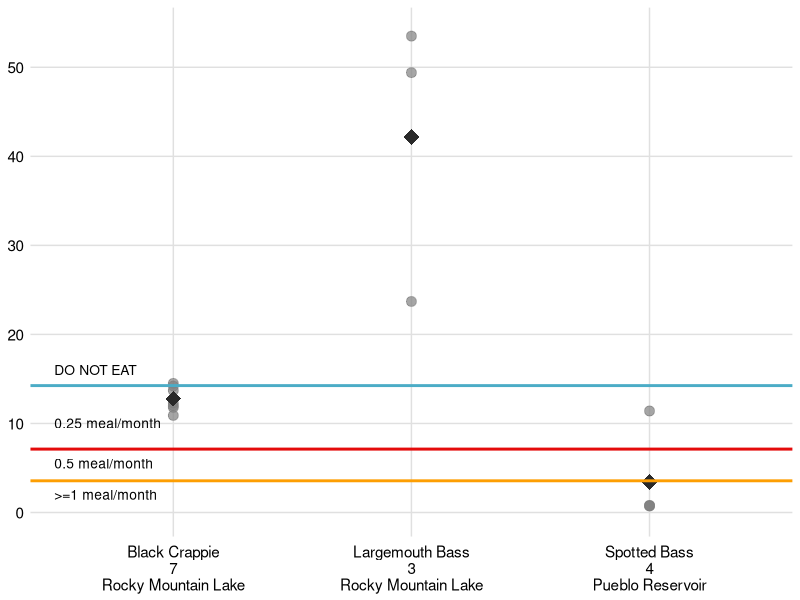
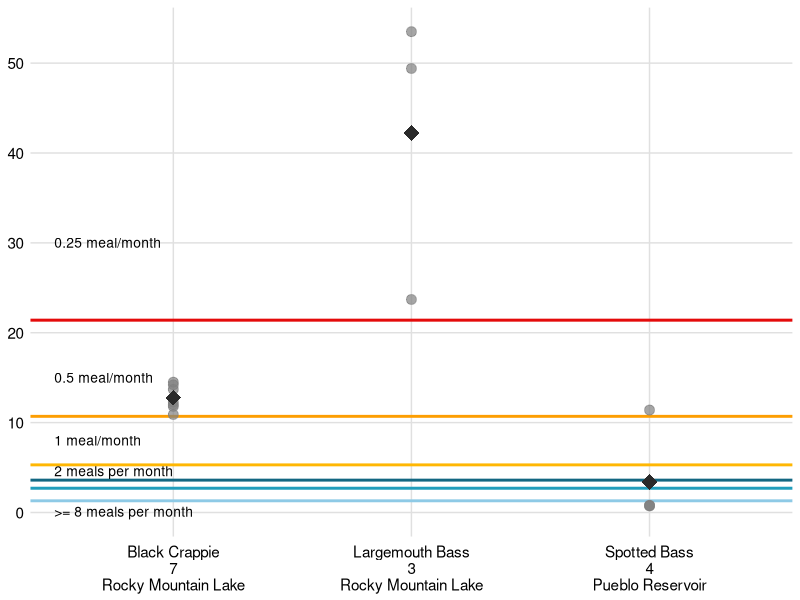
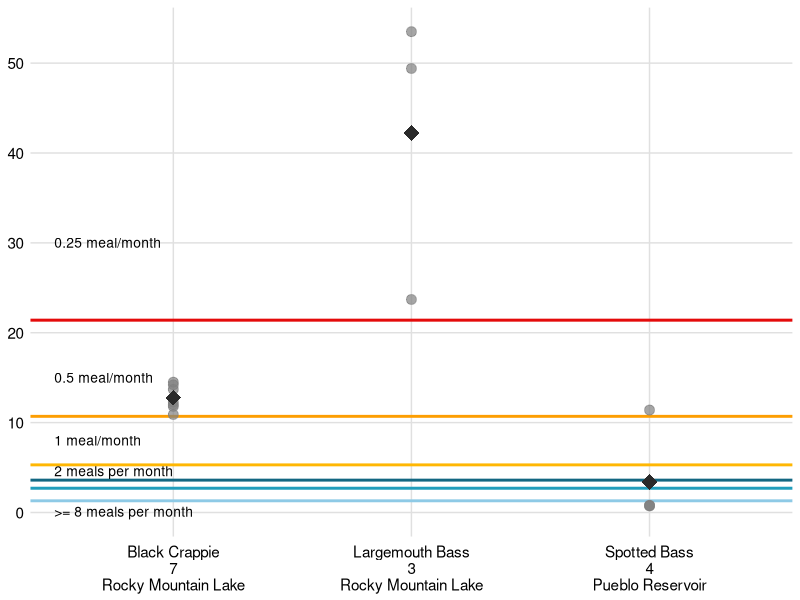

Here is the R script that generated these plots, in order:

library(ggplot2)
library(dplyr)
library(readxl)

# Importing the final dataset with TAC recommendations####

# Locate the directory
getwd()

# Import the data
PFOS_Clean_All_Data<- read_excel("03_Clean_Data/PFOS_CleanedMaster_2026.xlsx") |> filter(Analyte =="PFOS")


# TAC Plots Children ####


# Filter for the waterbodies and species with recommendations for children that need to be discussed at the TAC
# Filter for the censored data unless the discussion includes data with combined data
PFOS_SS_TAC_Children <- PFOS_Clean_All_Data %>% 
  filter((Waterbody == "Rocky Mountain Lake" &
            Species  %in% c("Black Crappie", "Largemouth Bass")) |
           (Waterbody == "Pueblo Reservoir" &
              Species == "Spotted Bass"
           )
  )

# Calculate the average concentration (result) for each species by waterbody.
PFOS_SS_TAC_Children2 <- PFOS_SS_TAC_Children %>%
  group_by(Waterbody, Species) %>%
  mutate(Average_Result = mean(Result), Num_Obs = n())



# Create a combined X-axis column with a newline character (\n)
PFOS_SS_TAC_Children2 <- PFOS_SS_TAC_Children2%>%
  mutate(x_label = paste(Species, Num_Obs, Waterbody, sep = "\n"))



ggplot(PFOS_SS_TAC_Children2, aes(x = x_label)) +
  # 1. Plot individual concentration points (blue circles)
  geom_point(aes(y = Result), color = "#808080", size = 3, alpha = 0.7) +
  
  # 2. Plot the average results (green diamonds)
  geom_point(aes(y = Average_Result), color = "#2a2a2a", shape = 18, size = 5) +
  
  # 3. Add horizontal threshold lines
  
  geom_hline(yintercept = 14.25, color = "#4BACC6", linewidth = 1) + # 0.25 meals/month
  geom_hline(yintercept = 7.12, color = "#e40b0b", linewidth = 1) + # 0.5 meal/month
  geom_hline(yintercept = 3.56, color = "#fd9e02", linewidth = 1) + # 1 meal per month
  # geom_hline(yintercept = 1.78, color = "#ffb703", linewidth = 1) + # 2 meal per month
  # geom_hline(yintercept = 1.19, color = "#126782", linewidth = 1) + # 3 meal per month
  
  
  
  # 4. Add threshold text labels on the left side
  annotate("text", x = 0.5, y = 16, label = "DO NOT EAT",  hjust = 0, size = 3.5) +
  annotate("text", x = 0.5, y = 10, label = "0.25 meal/month",  hjust = 0, size = 3.5) +
  annotate("text", x = 0.5, y = 5.5, label = "0.5 meal/month",  hjust = 0, size = 3.5) +
  annotate("text", x = 0.5, y = 2, label = ">=1 meal/month",  hjust = 0, size = 3.5) +
  # annotate("text", x = 0.5, y = 1.5, label = "2 meals per month",  hjust = 0, size = 3.5) +
  # annotate("text", x = 0.5, y = .05, label = ">=3 meals per month",  hjust = 0, size = 3.5) +
  
  
  
  # 5. Formatting axes and limits
  scale_y_continuous(limits = c(0, 54), breaks = seq(0, 54, by = 10)) +
  labs(x = NULL, y = NULL) + # Removes default axis titles to match your clean look
  
  # 6. Styling the theme to match a clean grid
  theme_minimal() +
  theme(
    panel.grid.major.x = element_line(color = "#E0E0E0"),
    panel.grid.major.y = element_line(color = "#E0E0E0"),
    panel.grid.minor = element_blank(),
    axis.text.x = element_text(size = 11, color = "black", vjust = 0.5),
    axis.text.y = element_text(size = 11, color = "black")
  )




# TAC Plots Women ####


# Filter for the waterbodies and species with recommendations for Women that need to be discussed at the TAC
# Filter for the censored data unless the discussion includes data with combined data
PFOS_SS_TAC_Women <- PFOS_Clean_All_Data  |>
  filter((Waterbody == "Rocky Mountain Lake" &
            Species  %in% c("Black Crappie", "Largemouth Bass")) |
           (Waterbody == "Pueblo Reservoir" &
              Species == "Spotted Bass"
           )
  )

# Calculate the average concentration (result) for each species by waterbody.
PFOS_SS_TAC_Women2 <- PFOS_SS_TAC_Women %>%
  group_by(Waterbody, Species) %>%
  mutate(Average_Result = mean(Result), Num_Obs = n())



# Create a combined X-axis column with a newline character (\n)
PFOS_SS_TAC_Women2 <- PFOS_SS_TAC_Women2%>%
  mutate(x_label = paste(Species, Num_Obs, Waterbody, sep = "\n"))



ggplot(PFOS_SS_TAC_Women2, aes(x = x_label)) +
  
  
  
  # 3. Add horizontal threshold lines
  
  # geom_hline(yintercept = 42.8, color = "#4BACC6", linewidth = 1) + # 0.25 meals/month
  geom_hline(yintercept = 21.4, color = "#e40b0b", linewidth = 1) + # 0.5 meal/month
  geom_hline(yintercept = 10.7, color = "#fd9e02", linewidth = 1) + # 1 meal per month
  geom_hline(yintercept = 5.3, color = "#ffb703", linewidth = 1) + # 2 meal per month
  geom_hline(yintercept = 3.6, color = "#126782", linewidth = 1) + # 3 meal per month
  geom_hline(yintercept = 2.7, color = "#219ebc", linewidth = 1) + # 4 meal per month
  geom_hline(yintercept = 1.3, color = "#8ecae6", linewidth = 1) + # 8 meal per month
  
  
  # 1. Plot individual concentration points (blue circles)
  geom_point(aes(y = Result), color = "#808080", size = 3, alpha = 0.7) +
  
  # 2. Plot the average results (green diamonds)
  geom_point(aes(y = Average_Result), color = "#2a2a2a", shape = 18, size = 5) +
  

  
  
  # 4. Add threshold text labels on the left side
  # annotate("text", x = 0.5, y = 1.20, label = "DO NOT EAT",  hjust = 0, size = 3.5) +
  annotate("text", x = 0.5, y = 30, label = "0.25 meal/month",  hjust = 0, size = 3.5) +
  annotate("text", x = 0.5, y = 15, label = "0.5 meal/month",  hjust = 0, size = 3.5) +
  annotate("text", x = 0.5, y = 8, label = "1 meal/month",  hjust = 0, size = 3.5) +
  annotate("text", x = 0.5, y = 4.6, label = "2 meals per month",  hjust = 0, size = 3.5) +
  # annotate("text", x = 0.5, y = 3, label = "3 meals per month",  hjust = 0, size = 3.5) +
  # annotate("text", x = 0.5, y = 2, label = "4 meals per month",  hjust = 0, size = 3.5) +
  annotate("text", x = 0.5, y = .08, label = ">= 8 meals per month",  hjust = 0, size = 3.5) +
  
  
  # 5. Formatting axes and limits
  scale_y_continuous(limits = c(0, 53.5), breaks = seq(0, 53.5, by = 10)) +
  labs(x = NULL, y = NULL) + # Removes default axis titles to match your clean look
  
  # 6. Styling the theme to match a clean grid
  theme_minimal() +
  theme(
    panel.grid.major.x = element_line(color = "#E0E0E0"),
    panel.grid.major.y = element_line(color = "#E0E0E0"),
    panel.grid.minor = element_blank(),
    axis.text.x = element_text(size = 11, color = "black", vjust = 0.5),
    axis.text.y = element_text(size = 11, color = "black")
  )




# TAC Plots General Population ####


# Filter for the waterbodies and species with recommendations for Women that need to be discussed at the TAC
# Filter for the censored data unless the discussion includes data with combined data
PFOS_SS_TAC_GP <- PFOS_Clean_All_Data |>
  filter((Waterbody == "Rocky Mountain Lake" &
            Species  %in% c("Black Crappie", "Largemouth Bass")) |
           (Waterbody == "Pueblo Reservoir" &
              Species == "Spotted Bass"
           )
  )

# Calculate the average concentration (result) for each species by waterbody.
PFOS_SS_TAC_GP2 <- PFOS_SS_TAC_GP %>%
  group_by(Waterbody, Species) %>%
  mutate(Average_Result = mean(Result), Num_Obs = n())



# Create a combined X-axis column with a newline character (\n)
PFOS_SS_TAC_GP2 <- PFOS_SS_TAC_GP2%>%
  mutate(x_label = paste(Species, Num_Obs, Waterbody, sep = "\n"))



ggplot(PFOS_SS_TAC_GP2, aes(x = x_label)) +
  
  # 3. Add horizontal threshold lines
  
  # geom_hline(yintercept = 42.8, color = "#4BACC6", linewidth = 1) + # 0.25 meals/month
  geom_hline(yintercept = 21.4, color = "#e40b0b", linewidth = 1) + # 0.5 meal/month
  geom_hline(yintercept = 10.7, color = "#fd9e02", linewidth = 1) + # 1 meal per month
  geom_hline(yintercept = 5.3, color = "#ffb703", linewidth = 1) + # 2 meal per month
  geom_hline(yintercept = 3.6, color = "#126782", linewidth = 1) + # 3 meal per month
  geom_hline(yintercept = 2.7, color = "#219ebc", linewidth = 1) + # 4 meal per month
  geom_hline(yintercept = 1.3, color = "#8ecae6", linewidth = 1) + # 8 meal per month
  
  
  # 1. Plot individual concentration points (blue circles)
  geom_point(aes(y = Result), color = "#808080", size = 3, alpha = 0.7) +
  
  # 2. Plot the average results (green diamonds)
  geom_point(aes(y = Average_Result), color = "#2a2a2a", shape = 18, size = 5) +
  
  
  
  
  # 4. Add threshold text labels on the left side
  # annotate("text", x = 0.5, y = 1.20, label = "DO NOT EAT",  hjust = 0, size = 3.5) +
  annotate("text", x = 0.5, y = 30, label = "0.25 meal/month",  hjust = 0, size = 3.5) +
  annotate("text", x = 0.5, y = 15, label = "0.5 meal/month",  hjust = 0, size = 3.5) +
  annotate("text", x = 0.5, y = 8, label = "1 meal/month",  hjust = 0, size = 3.5) +
  annotate("text", x = 0.5, y = 4.6, label = "2 meals per month",  hjust = 0, size = 3.5) +
  # annotate("text", x = 0.5, y = 3, label = "3 meals per month",  hjust = 0, size = 3.5) +
  # annotate("text", x = 0.5, y = 2, label = "4 meals per month",  hjust = 0, size = 3.5) +
  annotate("text", x = 0.5, y = .08, label = ">= 8 meals per month",  hjust = 0, size = 3.5) +
  
  
  # 5. Formatting axes and limits
  scale_y_continuous(limits = c(0, 53.5), breaks = seq(0, 53.5, by = 10)) +
  labs(x = NULL, y = NULL) + # Removes default axis titles to match your clean look
  
  # 6. Styling the theme to match a clean grid
  theme_minimal() +
  theme(
    panel.grid.major.x = element_line(color = "#E0E0E0"),
    panel.grid.major.y = element_line(color = "#E0E0E0"),
    panel.grid.minor = element_blank(),
    axis.text.x = element_text(size = 11, color = "black", vjust = 0.5),
    axis.text.y = element_text(size = 11, color = "black")
  )
